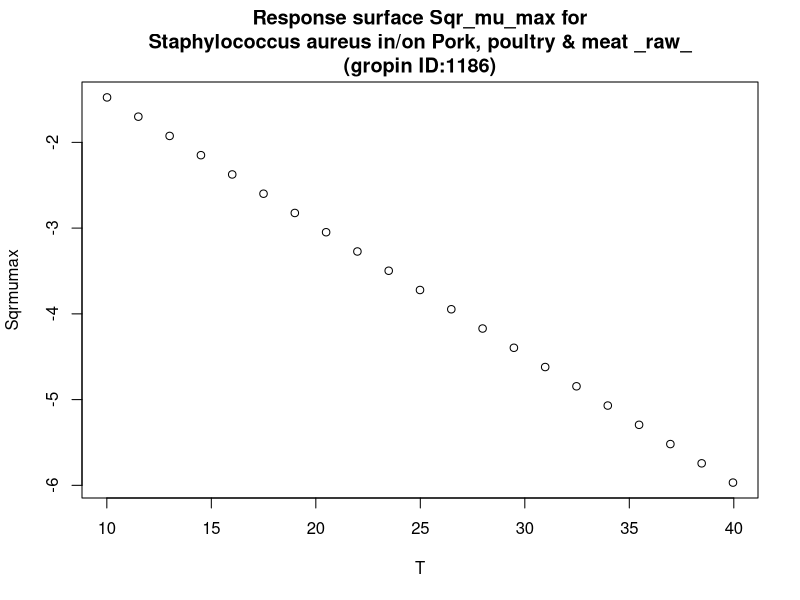

R code for this plot:
#############################
# start of Parameter script
#############################
T <- seq(10.01,39.96003996004,length.out=21)
#############################
# end of Parameter script
#############################
############################# 
# start of Model script Gropin ID 1186 
#############################
 
# constant coefficients for this model
 
variables <- data.frame(T)
argumentsPar <- unique.data.frame(expand.grid(variables))
 
# heart of the model
response_surface <- function(T) {
   mumax <-(-0.150*(T-0.173))

	return(mumax=mumax)
} 

# output parameters
responseSurface <- cbind(argumentsPar,response_surface(argumentsPar['T']))
colnames(responseSurface) <- c(colnames(argumentsPar),'Sqrmumax')
#############################
# End of Model script
#############################
############################# 
# start of Visualisation script Gropin ID 1186 
#############################
titleText <-'Response surface Sqr_mu_max for
Staphylococcus aureus in/on Pork, poultry & meat _raw_
(gropin ID:1186)'
plot(T,responseSurface$'Sqrmumax',xlab='T',
                          ylab='Sqrmumax',main=titleText)
#############################
# End of Visualisation script
#############################
